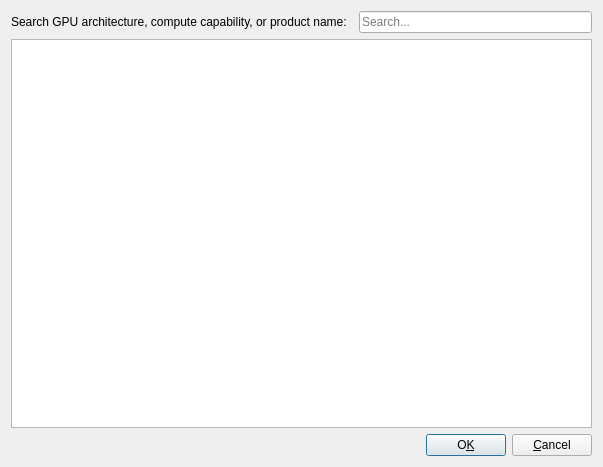
<?xml version="1.0" encoding="UTF-8"?>
<ui version="4.0">
 <class>RgTargetGpusDialog</class>
 <widget class="QDialog" name="rgTargetGpusDialog">
  <property name="geometry">
   <rect>
    <x>0</x>
    <y>0</y>
    <width>603</width>
    <height>467</height>
   </rect>
  </property>
  <property name="windowTitle">
   <string>Select Target GPUs</string>
  </property>
  <layout class="QGridLayout" name="gridLayout_2">
   <item row="0" column="0">
    <layout class="QVBoxLayout" name="verticalLayout">
     <item>
      <layout class="QGridLayout" name="gridLayout" columnstretch="0,0">
       <property name="sizeConstraint">
        <enum>QLayout::SetDefaultConstraint</enum>
       </property>
       <property name="horizontalSpacing">
        <number>12</number>
       </property>
       <item row="1" column="1">
        <widget class="QLineEdit" name="searchTextbox">
         <property name="sizePolicy">
          <sizepolicy hsizetype="Minimum" vsizetype="Fixed">
           <horstretch>0</horstretch>
           <verstretch>0</verstretch>
          </sizepolicy>
         </property>
         <property name="minimumSize">
          <size>
           <width>180</width>
           <height>0</height>
          </size>
         </property>
         <property name="placeholderText">
          <string>Search...</string>
         </property>
        </widget>
       </item>
       <item row="1" column="0">
        <widget class="QLabel" name="searchTextLabel">
         <property name="sizePolicy">
          <sizepolicy hsizetype="Maximum" vsizetype="Preferred">
           <horstretch>0</horstretch>
           <verstretch>0</verstretch>
          </sizepolicy>
         </property>
         <property name="text">
          <string>Search GPU architecture, compute capability, or product name:</string>
         </property>
         <property name="scaledContents">
          <bool>false</bool>
         </property>
         <property name="wordWrap">
          <bool>false</bool>
         </property>
        </widget>
       </item>
      </layout>
     </item>
     <item>
      <widget class="QTreeView" name="gpuTreeView">
       <property name="cursor" stdset="0">
        <cursorShape>PointingHandCursor</cursorShape>
       </property>
       <property name="selectionMode">
        <enum>QAbstractItemView::SingleSelection</enum>
       </property>
       <property name="indentation">
        <number>0</number>
       </property>
       <attribute name="headerVisible">
        <bool>true</bool>
       </attribute>
      </widget>
     </item>
    </layout>
   </item>
   <item row="1" column="0">
    <layout class="QHBoxLayout" name="horizontalLayout">
     <item>
      <spacer name="horizontalSpacer">
       <property name="orientation">
        <enum>Qt::Horizontal</enum>
       </property>
       <property name="sizeHint" stdset="0">
        <size>
         <width>40</width>
         <height>20</height>
        </size>
       </property>
      </spacer>
     </item>
     <item>
      <widget class="QPushButton" name="OkPushButton">
       <property name="cursor">
        <cursorShape>PointingHandCursor</cursorShape>
       </property>
       <property name="text">
        <string>O&amp;K</string>
       </property>
      </widget>
     </item>
     <item>
      <widget class="QPushButton" name="cancelPushButton">
       <property name="cursor">
        <cursorShape>PointingHandCursor</cursorShape>
       </property>
       <property name="text">
        <string>&amp;Cancel</string>
       </property>
      </widget>
     </item>
    </layout>
   </item>
  </layout>
 </widget>
 <resources/>
</ui>
